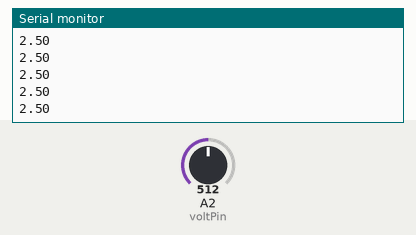
Recording of a sketch running on a simulated Arduino Uno, built with avr-gcc and run on an emulated ATmega328P. Parts: the last lines printed to the serial monitor. Inputs (shaded band) come from the test bench; at power-on: A2 (voltPin) = 512.

Above: at 1.2 s.
1.3 s: A2 (voltPin) set to 716
At 1.9 s:
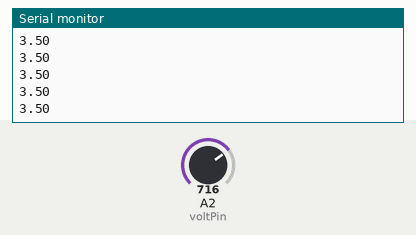
2.8 s: A2 (voltPin) set to 900
At 3.7 s:
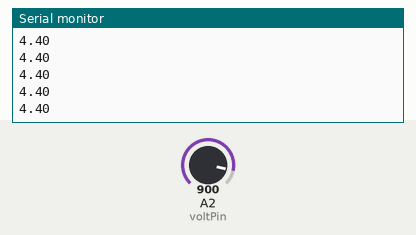
Timing chart, 0 to 5.8 s (numbered marks = the images above; inputs shaded):
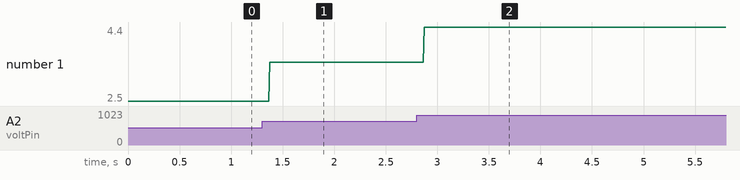

Measured:
- after the input at 1.3 s, the serial monitor: prints a new line after 0.07 s (image 1)
- after the input at 2.8 s, the serial monitor: prints a new line after 0.07 s (image 2)
- plotted number 1: 2.5 → 3.5 after the input at 1.3 s, 3.5 → 4.4 after the input at 2.8 s

The sketch:

readVoltage.ino
```cpp
int voltPin = A2;
int voltageBitVAlue;
float voltage;
int delayTime = 500;


void setup() {
  // put your setup code here, to run once:
  Serial.begin(9600);

}

void loop() {
  // put your main code here, to run repeatedly:
  voltageBitVAlue = analogRead(voltPin);
  voltage = (5./1023.)*voltageBitVAlue;
  Serial.println(voltage);
}
```
